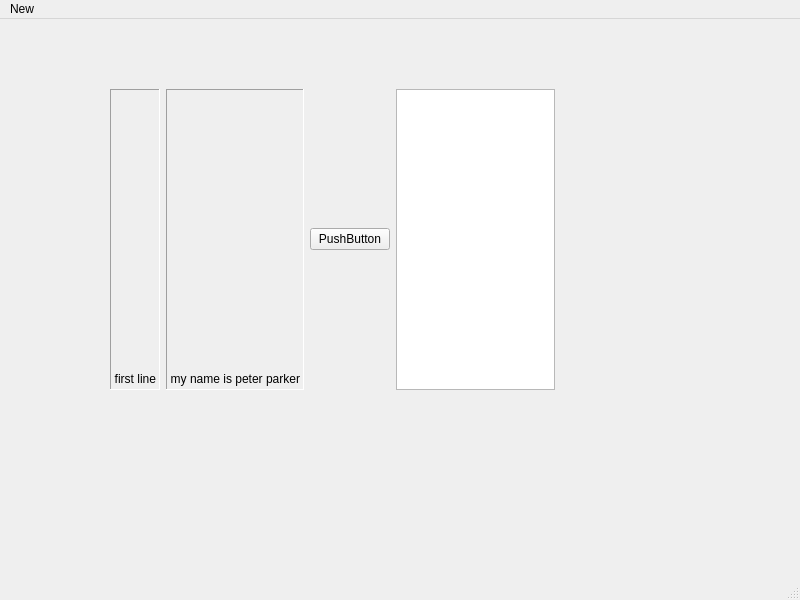
<?xml version="1.0" encoding="UTF-8"?>
<ui version="4.0">
 <class>MainWindow</class>
 <widget class="QMainWindow" name="MainWindow">
  <property name="geometry">
   <rect>
    <x>0</x>
    <y>0</y>
    <width>800</width>
    <height>600</height>
   </rect>
  </property>
  <property name="windowTitle">
   <string>MainWindow</string>
  </property>
  <widget class="QWidget" name="centralwidget">
   <widget class="QWidget" name="horizontalLayoutWidget">
    <property name="geometry">
     <rect>
      <x>110</x>
      <y>70</y>
      <width>445</width>
      <height>301</height>
     </rect>
    </property>
    <layout class="QHBoxLayout" name="layout">
     <item>
      <widget class="QLabel" name="pointOnelongLabel">
       <property name="frameShape">
        <enum>QFrame::Panel</enum>
       </property>
       <property name="frameShadow">
        <enum>QFrame::Sunken</enum>
       </property>
       <property name="text">
        <string>first line</string>
       </property>
       <property name="alignment">
        <set>Qt::AlignBottom|Qt::AlignRight|Qt::AlignTrailing</set>
       </property>
      </widget>
     </item>
     <item>
      <widget class="QLabel" name="label">
       <property name="frameShape">
        <enum>QFrame::Panel</enum>
       </property>
       <property name="frameShadow">
        <enum>QFrame::Sunken</enum>
       </property>
       <property name="text">
        <string>my name is peter parker</string>
       </property>
       <property name="alignment">
        <set>Qt::AlignBottom|Qt::AlignRight|Qt::AlignTrailing</set>
       </property>
      </widget>
     </item>
     <item>
      <widget class="QPushButton" name="pushButton">
       <property name="text">
        <string>PushButton</string>
       </property>
      </widget>
     </item>
     <item>
      <widget class="QTextEdit" name="textEdit"/>
     </item>
    </layout>
   </widget>
  </widget>
  <widget class="QMenuBar" name="menubar">
   <property name="geometry">
    <rect>
     <x>0</x>
     <y>0</y>
     <width>800</width>
     <height>29</height>
    </rect>
   </property>
   <widget class="QMenu" name="menuNew">
    <property name="title">
     <string>New</string>
    </property>
    <addaction name="actionWindow"/>
   </widget>
   <addaction name="menuNew"/>
  </widget>
  <widget class="QStatusBar" name="statusbar"/>
  <action name="actionWindow">
   <property name="text">
    <string>Window</string>
   </property>
  </action>
 </widget>
 <resources/>
 <connections/>
</ui>
